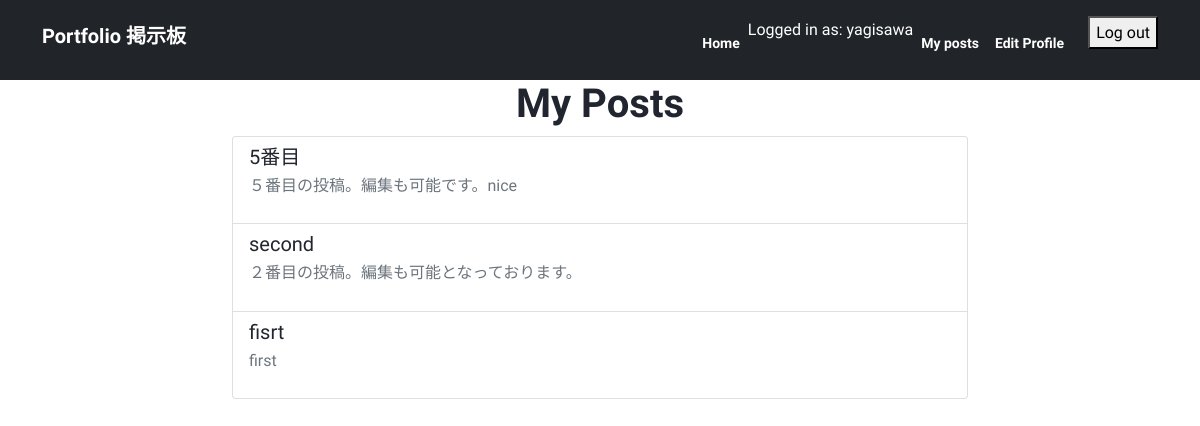
Page /my_posts/ (signed in) on the earlier database version.
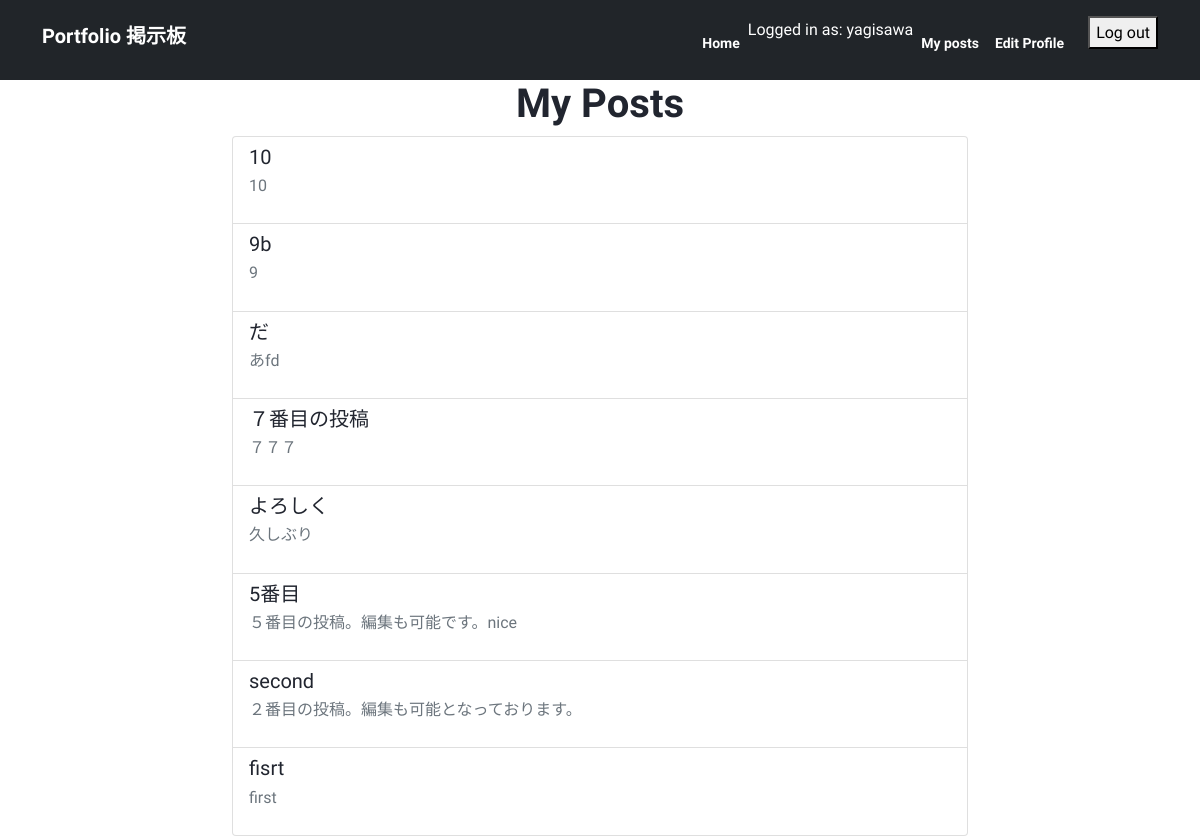
Same page on the later database version.
### myapp/models.py (models this page shows, shortened)
class Post(models.Model):
    title = models.CharField(max_length=200)
    content = models.TextField()
    author = models.ForeignKey(User, on_delete=models.CASCADE)
    created_at = models.DateTimeField(auto_now_add=True)
    updated_at = models.DateTimeField(auto_now=True)
    likes = models.ManyToManyField(settings.AUTH_USER_MODEL, related_name='likes', blank=True)
    views = models.IntegerField(default=0)
    icon = models.ImageField(upload_to='icons/', blank=True, null=True)

### myapp/views.py (the view)
# urls.py: path('my_posts/', my_posts, name='my_posts'),
def my_posts(request):
    user = request.user
    print(user)
    posts = Post.objects.filter(author=user).order_by('-id')
    paginator = Paginator(posts, 9)
    page_number = request.GET.get('page')
    user_posts = paginator.get_page(page_number)
    ranked_posts = Post.objects.order_by('-views')[:10]
    return render(request, 'myapp/my_posts.html', {'user_posts': user_posts, 'ranked_posts': ranked_posts})

### myapp/templates/myapp/my_posts.html (shortened to what this page needs)
{% extends 'base.html' %}
{% block content %}
<div class="container">
  <div class="row justify-content-center">
    <div class="col-md-8">
      <h1 class="text-center">My Posts</h1>
      {% if user_posts %}
        <ul class="list-group">
          {% for post in user_posts %}
            <li class="list-group-item">
              <a href="{% url 'post_detail' post.id %}" class="h5">{{ post.title }}</a>
              <p class="text-muted">{{ post.content|truncatechars:100 }}</p>
            </li>
          {% endfor %}
        </ul>
      {% else %}
        <p class="text-center">You haven't created any posts yet.</p>
      {% endif %}
    </div>
  </div>
</div>
{% endblock %}

Differences in the rows shown:
added Post: title "10", content "10"
added Post: title "9b", content "9"
added Post: title "だ", content "あfd"
added Post: title "７番目の投稿", content "７７７"
added Post: title "よろしく", content "久しぶり"
